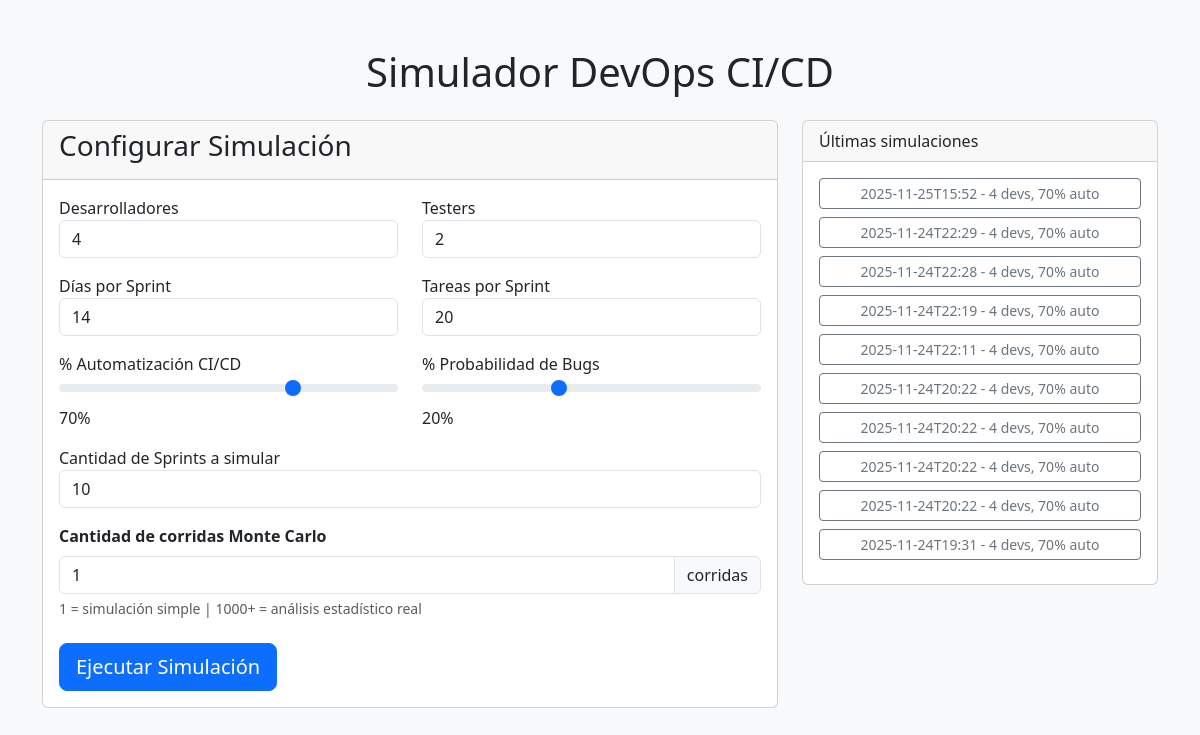
The page / on the database its author committed.
### tables this page shows
CREATE TABLE simulations (
            id INTEGER PRIMARY KEY AUTOINCREMENT,
            timestamp TEXT,
            params TEXT,
            results TEXT
        , batch_size INTEGER DEFAULT 1, results_summary TEXT);

### app.py (the view)
@app.route('/')
def index():
    simulations = get_simulations()
    return render_template('index.html', simulations=simulations)

### database.py (called while the page is built)
def get_conn():
    conn = sqlite3.connect(DATABASE_PATH)
    conn.row_factory = sqlite3.Row
    return conn

def get_simulations():
    conn = get_conn()
    cur = conn.cursor()
    cur.execute('SELECT id, timestamp, params, batch_size FROM simulations ORDER BY timestamp DESC LIMIT 30')
    rows = cur.fetchall()
    conn.close()
    simulations = []
    for row in rows:
        sim = dict(row)
        sim['params'] = json.loads(sim['params'])
        simulations.append(sim)
    return simulations

### templates/index.html (shortened to what this page needs)
<!DOCTYPE html>
<html>
<head>
    <link href="https://cdn.jsdelivr.net/npm/bootstrap@5.3.3/dist/css/bootstrap.min.css" rel="stylesheet">
</head>
<body class="bg-light">
<div class="container mt-5">
    <h1 class="text-center mb-4">Simulador DevOps CI/CD</h1>
    <div class="row">
        <div class="col-md-8">
            <div class="card">
                <div class="card-header"><h3>Configurar Simulación</h3></div>
                <div class="card-body">
                    <form action="/simulate" method="post">
                        <div class="row">
                            <div class="col-md-6 mb-3">
                                <label>Desarrolladores</label>
                                <input type="number" name="developers" class="form-control" value="4" min="1" max="10">
                            </div>
                            <div class="col-md-6 mb-3">
                                <label>Testers</label>
                                <input type="number" name="testers" class="form-control" value="2" min="0" max="10">
                            </div>
                        </div>
                        <div class="row">
                            <div class="col-md-6 mb-3">
                                <label>Días por Sprint</label>
                                <input type="number" name="sprint_days" class="form-control" value="14" min="5" max="30">
                            </div>
                            <div class="col-md-6 mb-3">
                                <label>Tareas por Sprint</label>
                                <input type="number" name="tasks_per_sprint" class="form-control" value="20" min="5" max="50">
                            </div>
                        </div>
                        <div class="row">
                            <div class="col-md-6 mb-3">
                                <label>% Automatización CI/CD</label>
                                <input type="range" name="automation" class="form-range" min="0" max="100" value="70">
                                <span id="auto-value">70%</span>
                            </div>
                            <div class="col-md-6 mb-3">
                                <label>% Probabilidad de Bugs</label>
                                <input type="range" name="bugs" class="form-range" min="0" max="50" value="20">
                                <span id="bug-value">20%</span>
                            </div>
                        </div>
                        <div class="mb-3">
                            <label>Cantidad de Sprints a simular</label>
                            <input type="number" name="sprints" class="form-control" value="10" min="5" max="50">
                        </div>
						<div class="mb-4">
						<label class="form-label fw-bold">Cantidad de corridas Monte Carlo</label>
							<div class="input-group">
								<input type="number" name="batch_size" class="form-control" value="1" min="1" max="20000" step="1">
								<span class="input-group-text">corridas</span>
							</div>
							<div class="form-text">
								1 = simulación simple | 1000+ = análisis estadístico real
							</div>
						</div>
                        <button type="submit" class="btn btn-primary btn-lg">Ejecutar Simulación</button>
                    </form>
                </div>
            </div>
        </div>
        <div class="col-md-4">
            <div class="card">
                <div class="card-header">Últimas simulaciones</div>
                <div class="card-body">
					{% for sim in simulations %}
						<a href="{{ url_for('results', sim_id=sim.id) }}" class="btn btn-outline-secondary btn-sm d-block mb-2">
							{{ sim.timestamp[:16] }} - {{ sim.params['num_developers'] }} devs, {{ (sim.params['automation_level'] * 100)|int }}% auto
						</a>
					{% endfor %}
                </div>
            </div>
        </div>
    </div>
</div>
</body>
</html>

### rows shown on the page
simulations: timestamp "2025-11-25T15:52", params.num_developers "4", params "70"
simulations: timestamp "2025-11-24T22:29", params.num_developers "4", params "70"
simulations: timestamp "2025-11-24T22:28", params.num_developers "4", params "70"
simulations: timestamp "2025-11-24T22:19", params.num_developers "4", params "70"
simulations: timestamp "2025-11-24T22:11", params.num_developers "4", params "70"
simulations: timestamp "2025-11-24T20:22", params.num_developers "4", params "70"
simulations: timestamp "2025-11-24T20:22", params.num_developers "4", params "70"
simulations: timestamp "2025-11-24T20:22", params.num_developers "4", params "70"
simulations: timestamp "2025-11-24T20:22", params.num_developers "4", params "70"
simulations: timestamp "2025-11-24T19:31", params.num_developers "4", params "70"
